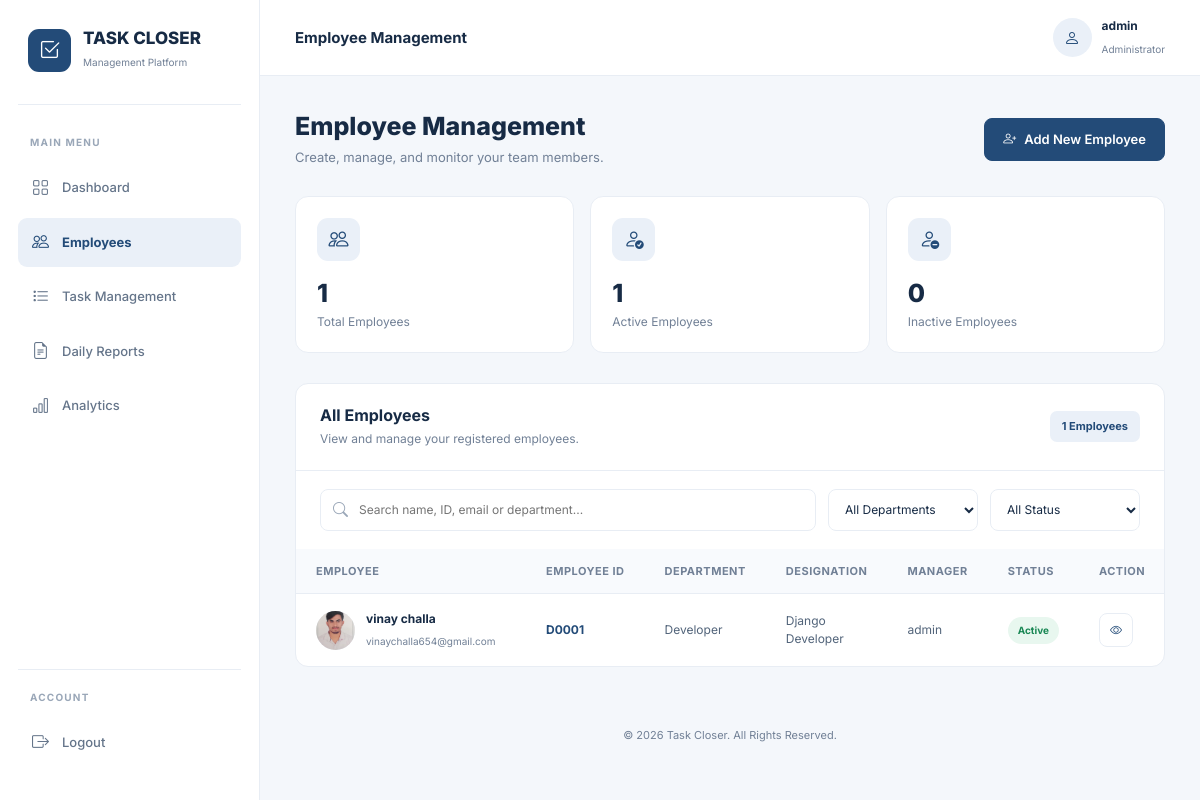
The app's page /employees/ (signed in) with its own data.
### accounts/models.py (models this page shows, shortened)
class CustomUser(AbstractUser):
    date_joined = None
    class Role(models.TextChoices):
        ADMIN = 'ADMIN', 'Admin'
        EMPLOYEE = 'EMPLOYEE', 'Employee'
    role = models.CharField(
        max_length=20,
        choices=Role.choices,
        default=Role.EMPLOYEE
    )
    email = models.EmailField(
        unique=True,
        verbose_name='Email Address'
    )
    phone = models.CharField(
        max_length=15,
        blank=True,
        null=True
    )
    profile_picture = models.ImageField(
        upload_to='profiles/',
        blank=True,
        null=True
    )

### employees/models.py (models this page shows, shortened)
class Employee(models.Model):
    class Gender(models.TextChoices):
        MALE = 'MALE', 'Male'
        FEMALE = 'FEMALE', 'Female'
        OTHER = 'OTHER', 'Other'
    class EmploymentStatus(models.TextChoices):
        ACTIVE = 'ACTIVE', 'Active'
        INACTIVE = 'INACTIVE', 'Inactive'
        RESIGNED = 'RESIGNED', 'Resigned'
    user = models.OneToOneField(
        settings.AUTH_USER_MODEL,
        on_delete=models.CASCADE,
        related_name='employee_profile'
    )
    employee_id = models.CharField(
        max_length=20,
        unique=True
    )
    department = models.CharField(
        max_length=100
    )
    designation = models.CharField(
        max_length=100
    )
    manager = models.ForeignKey(
        settings.AUTH_USER_MODEL,
        on_delete=models.SET_NULL,
        null=True,
        blank=True,
        related_name='managed_employees'
    )
    gender = models.CharField(
        max_length=10,
        choices=Gender.choices,
        blank=True
    )
    date_of_birth = models.DateField(
        null=True,
        blank=True
    )
    date_of_joining = models.DateField(
        null=True,
        blank=True
    )
    address = models.TextField(
        blank=True
    )
    employment_status = models.CharField(
        max_length=20,
        choices=EmploymentStatus.choices,
        default=EmploymentStatus.ACTIVE
    )
    created_at = models.DateTimeField(
        auto_now_add=True
    )
    updated_at = models.DateTimeField(
        auto_now=True
    )
    class Meta:
        verbose_name = 'Employee'
        verbose_name_plural = 'Employees'
        ordering = ['employee_id']

### employees/views.py (the view)
    def wrapper(request, *args, **kwargs):
        if not request.user.is_authenticated:
            return redirect('accounts:login')
        if request.user.role != 'ADMIN':
            messages.error(
                request,
                'You do not have permission to access this page.'
            )
            return redirect('dashboard:employee_dashboard')
        return view_func(request, *args, **kwargs)

### employees/views.py (called while the page is built)
def admin_required(view_func):
    def wrapper(request, *args, **kwargs):
        if not request.user.is_authenticated:
            return redirect('accounts:login')
        if request.user.role != 'ADMIN':
            messages.error(
                request,
                'You do not have permission to access this page.'
            )
            return redirect('dashboard:employee_dashboard')
        return view_func(request, *args, **kwargs)
    return login_required(wrapper)

@admin_required
def employee_list(request):
    employees = Employee.objects.select_related(
        'user',
        'manager'
    ).all()
    context = {
        'employees': employees,
        'total_employees': employees.count(),
        'active_employees': employees.filter(
            employment_status=Employee.EmploymentStatus.ACTIVE,
            user__is_active=True
        ).count(),
        'inactive_employees': employees.filter(
            employment_status=Employee.EmploymentStatus.INACTIVE
        ).count(),
    }
    return render(
        request,
        'employees/employee_list.html',
        context
    )

### templates/employees/employee_list.html (shortened to what this page needs)
{% extends "admin/base.html" %}
{% block page_heading %}Employee Management{% endblock %}
{% block employees_active %}active{% endblock %}
{% block content %}
<div class="page-header">
    <div>
        <h2>Employee Management</h2>
        <p>Create, manage, and monitor your team members.</p>
    </div>
    <a href="{% url 'employees:employee_create' %}"
       class="btn-primary-custom">
        <i class="bi bi-person-plus"></i>
        Add New Employee
    </a>
</div>
<div class="row g-3">
    <div class="col-12 col-md-4">
        <div class="employee-stat-card">
            <div class="employee-stat-top">
                <div class="employee-stat-icon">
                    <i class="bi bi-people"></i>
                </div>
            </div>
            <h3>{{ total_employees }}</h3>
            <p>Total Employees</p>
        </div>
    </div>
    <div class="col-12 col-md-4">
        <div class="employee-stat-card">
            <div class="employee-stat-top">
                <div class="employee-stat-icon">
                    <i class="bi bi-person-check"></i>
                </div>
            </div>
            <h3>{{ active_employees }}</h3>
            <p>Active Employees</p>
        </div>
    </div>
    <div class="col-12 col-md-4">
        <div class="employee-stat-card">
            <div class="employee-stat-top">
                <div class="employee-stat-icon">
                    <i class="bi bi-person-dash"></i>
                </div>
            </div>
            <h3>{{ inactive_employees }}</h3>
            <p>Inactive Employees</p>
        </div>
    </div>
</div>
<div class="employee-panel">
    <div class="employee-panel-header">
        <div>
            <h5>All Employees</h5>
            <p>View and manage your registered employees.</p>
        </div>
        <span class="role-badge mt-0">
            {{ total_employees }} Employees
        </span>
    </div>
    {% if employees %}
        <div class="employee-filters">
            <div class="employee-search">
                <i class="bi bi-search"></i>
                <input type="text"
                       id="employeeSearch"
                       placeholder="Search name, ID, email or department...">
            </div>
            <select class="employee-filter-select"
                    id="departmentFilter">
                <option value="">All Departments</option>
            </select>
            <select class="employee-filter-select"
                    id="statusFilter">
                <option value="">All Status</option>
            </select>
        </div>
        <div class="employee-table-wrapper">
            <table class="employee-table">
                <thead>
                    <tr>
                        <th>Employee</th>
                        <th>Employee ID</th>
                        <th>Department</th>
                        <th>Designation</th>
                        <th>Manager</th>
                        <th>Status</th>
                        <th>Action</th>
                    </tr>
                </thead>
                <tbody id="employeeTableBody">
                    {% for employee in employees %}
                        <tr class="employee-row"
                            data-department="{{ employee.department|lower }}"
                            data-status="{% if employee.employment_status == 'RESIGNED' %}resigned{% elif employee.user.is_active and employee.employment_status == 'ACTIVE' %}active{% else %}inactive{% endif %}">
                            <td>
                                <div class="employee-info">
                                    <div class="employee-avatar">
                                        {% if employee.user.profile_picture %}
                                            <img src="{{ employee.user.profile_picture.url }}"
                                                 alt="{{ employee.user.get_full_name|default:employee.user.username }}">
                                        {% else %}
                                            {{ employee.user.first_name|default:employee.user.username|first|upper }}
                                        {% endif %}
                                    </div>
                                    <div>
                                        <strong>
                                            {{ employee.user.get_full_name|default:employee.user.username }}
                                        </strong>
                                        <small>
                                            {{ employee.user.email }}
                                        </small>
                                    </div>
                                </div>
                            </td>
                            <td>
                                <span class="employee-id">
                                    {{ employee.employee_id }}
                                </span>
                            </td>
                            <td>{{ employee.department }}</td>
                            <td>{{ employee.designation }}</td>
                            <td>
                                {% if employee.manager %}
                                    {{ employee.manager.get_full_name|default:employee.manager.username }}
                                {% else %}
                                    <span class="text-muted">Not assigned</span>
                                {% endif %}
                            </td>
                            <td>
                                {% if employee.employment_status == 'RESIGNED' %}
                                    <span class="status-badge status-resigned">
                                        Resigned
                                    </span>
                                {% elif employee.user.is_active and employee.employment_status == 'ACTIVE' %}
                                    <span class="status-badge status-active">
                                        Active
                                    </span>
                                {% else %}
                                    <span class="status-badge status-inactive">
                                        Inactive
                                    </span>
                                {% endif %}
                            </td>
                            <td>
                                <a href="{% url 'employees:employee_detail' employee.pk %}"
                                   class="employee-action"
                                   title="View Employee">
                                    <i class="bi bi-eye"></i>
                                </a>
                            </td>
                        </tr>
                    {% endfor %}
                </tbody>
            </table>
        </div>
    {% endif %}
</div>
{% endblock %}

### templates/admin/base.html (shortened to what this page needs)
{% load static %}
<!DOCTYPE html>
<html lang="en">
<head>
    <link href="https://cdn.jsdelivr.net/npm/bootstrap@5.3.7/dist/css/bootstrap.min.css"
          rel="stylesheet">
    <link href="https://cdn.jsdelivr.net/npm/bootstrap-icons@1.13.1/font/bootstrap-icons.min.css"
          rel="stylesheet">
</head>
<body>
<aside class="sidebar" id="sidebar">
    <div class="brand">
        <div class="brand-icon">
            <i class="bi bi-check2-square"></i>
        </div>
        <div>
            <h5>TASK CLOSER</h5>
            <small>Management Platform</small>
        </div>
    </div>
    <div class="nav-section">
        <div class="nav-label">Main Menu</div>
        <a href="{% url 'dashboard:admin_dashboard' %}"
           class="nav-link-custom {% block dashboard_active %}{% endblock %}">
            <i class="bi bi-grid"></i>
            Dashboard
        </a>
        <a href="{% url 'employees:employee_list' %}"
           class="nav-link-custom {% block employees_active %}{% endblock %}">
            <i class="bi bi-people"></i>
            Employees
        </a>
        <a href="{% url 'tasks:task_list' %}"
           class="nav-link-custom {% block tasks_active %}{% endblock %}">
            <i class="bi bi-list-task"></i>
            Task Management
        </a>
        <a href="{% url 'daily_reports:admin_daily_reports' %}"
           class="nav-link-custom {% block reports_active %}{% endblock %}">
            <i class="bi bi-file-earmark-text"></i>
            Daily Reports
        </a>
        <a href="{% url 'dashboard:admin_analytics' %}"
           class="nav-link-custom {% block analytics_active %}{% endblock %}">
            <i class="bi bi-bar-chart"></i>
            Analytics
        </a>
    </div>
    <div class="sidebar-bottom">
        <div class="nav-label">Account</div>
        <form method="POST" action="{% url 'accounts:logout' %}">
            <button type="submit"
                    class="nav-link-custom w-100 border-0 bg-transparent text-start">
                <i class="bi bi-box-arrow-right"></i>
                Logout
            </button>
        </form>
    </div>
</aside>
<main class="main-content">
    <header class="topbar">
        <div class="d-flex align-items-center gap-3">
            <h6>{% block page_heading %}Admin Dashboard{% endblock %}</h6>
        </div>
        <div class="topbar-right">
            <div class="admin-profile">
                <div class="profile-avatar">
                    <i class="bi bi-person"></i>
                </div>
                <div class="profile-info">
                    <strong>
                        {{ request.user.get_full_name|default:request.user.username }}
                    </strong>
                    <small>Administrator</small>
                </div>
            </div>
        </div>
    </header>
    <section class="dashboard-content">
        {% block content %}
        {% endblock %}
    </section>
    <footer class="dashboard-footer">
        &copy; {% now "Y" %} Task Closer. All Rights Reserved.
    </footer>
</main>
</body>
</html>

### templates/admin/base.html (style rules this page uses)
:root { --primary: #234b78; --primary-dark: #173653; --background: #f4f7fb; --text-dark: #172b45; --text-muted: #718096; --border: #e8edf4; --sidebar-width: 260px; }
* { margin: 0; padding: 0; box-sizing: border-box; }
body { font-family: 'Inter', sans-serif; background: var(--background); color: var(--text-dark); }
.sidebar { position: fixed; top: 0; left: 0; width: var(--sidebar-width); height: 100vh; background: #fff; border-right: 1px solid var(--border); padding: 28px 18px; z-index: 1000; display: flex; flex-direction: column; }
.brand { display: flex; align-items: center; gap: 12px; padding: 0 10px 32px; border-bottom: 1px solid var(--border); }
.brand-icon { width: 43px; height: 43px; background: var(--primary); color: #fff; border-radius: 11px; display: flex; align-items: center; justify-content: center; font-size: 21px; }
.brand h5 { font-size: 17px; font-weight: 800; margin: 0; }
.brand small { color: var(--text-muted); font-size: 10px; }
.nav-section { margin-top: 30px; }
.nav-label { font-size: 10px; font-weight: 700; color: #9aa7b8; text-transform: uppercase; letter-spacing: 1.2px; padding: 0 12px; margin-bottom: 13px; }
.nav-link-custom { display: flex; align-items: center; gap: 13px; padding: 12px 14px; border-radius: 9px; color: #65758a; font-size: 13px; font-weight: 500; text-decoration: none; margin-bottom: 5px; transition: 0.2s ease; }
.nav-link-custom i { font-size: 17px; }
.nav-link-custom.active { background: #eaf0f8; color: var(--primary); font-weight: 700; }
.sidebar-bottom { margin-top: auto; padding-top: 20px; border-top: 1px solid var(--border); }
.main-content { margin-left: var(--sidebar-width); min-height: 100vh; }
.topbar { height: 76px; background: #fff; border-bottom: 1px solid var(--border); padding: 0 35px; display: flex; align-items: center; justify-content: space-between; }
.topbar h6 { font-size: 15px; font-weight: 700; margin: 0; }
.topbar-right { display: flex; align-items: center; gap: 15px; }
.admin-profile { display: flex; align-items: center; gap: 10px; }
.profile-avatar { width: 39px; height: 39px; border-radius: 50%; background: #eaf0f8; color: var(--primary); display: flex; align-items: center; justify-content: center; font-weight: 700; }
.profile-info strong { display: block; font-size: 12px; }
.profile-info small { color: var(--text-muted); font-size: 10px; }
.dashboard-content { padding: 35px; }
.role-badge { display: inline-block; background: #eaf0f8; color: var(--primary); padding: 7px 12px; border-radius: 7px; font-size: 11px; font-weight: 700; margin-top: 16px; }
.dashboard-footer { padding: 25px 35px; text-align: center; color: var(--text-muted); font-size: 11px; }

### records on screen
CustomUser: user.get_full_name "admin"
Employee: user.profile_picture (picture), user.get_full_name "vinay challa", user.email "vinaychalla654@gmail.com", employee_id "D0001", department "Developer", designation "Django Developer", manager.get_full_name "admin", employment_status "Active"

### other values on screen
{{ total_employees }} "1"
{{ active_employees }} "1"
{{ inactive_employees }} "0"
